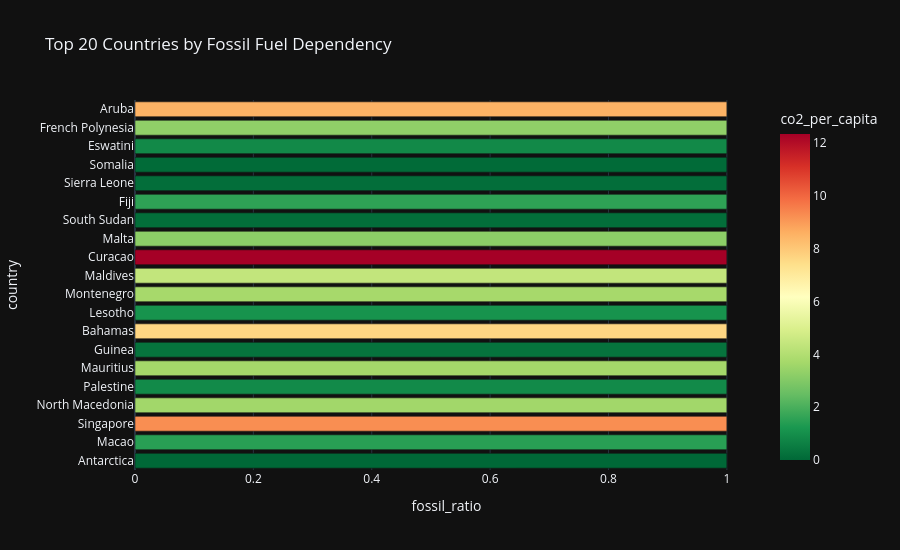

Notebook source saved alongside this figure:
### Code cell
import pandas as pd
import plotly.express as px

# Load data
df = pd.read_csv('C:/Users/krish/Desktop/Project/data/raw/owid-co2-data.csv')

# Clean columns
df.columns = df.columns.str.strip().str.lower()

# Convert required columns
df['year'] = pd.to_numeric(df['year'], errors='coerce')
df['fossil_ratio'] = pd.to_numeric(df['fossil_ratio'], errors='coerce')
df['co2_per_capita'] = pd.to_numeric(df['co2_per_capita'], errors='coerce')

# 🚨 IMPORTANT: Drop NaN before idxmax
df_clean = df.dropna(subset=['country', 'year', 'fossil_ratio'])

# Get latest year per country safely
latest_eng = df_clean.loc[df_clean.groupby('country')['year'].idxmax()]

# Select top 20
top_fossil = (
    latest_eng[['country', 'fossil_ratio', 'co2_per_capita']]
    .dropna()
    .nlargest(20, 'fossil_ratio')
)

# Plot
fig = px.bar(
    top_fossil,
    x='fossil_ratio',
    y='country',
    orientation='h',
    color='co2_per_capita',
    color_continuous_scale='RdYlGn_r',
    title='Top 20 Countries by Fossil Fuel Dependency',
    template='plotly_dark',
    height=550
)

fig.show()

### Figure 1 — Plotly figure (JSON) as saved in the notebook; plotly's stock layout.template omitted (floating-point values rounded to 4 significant figures)
{"data": [{"hovertemplate": "fossil_ratio=%{x}<br>country=%{y}<br>co2_per_capita=%{marker.color}<extra></extra>", "legendgroup": "", "marker": {"color": [0.0, 1.467, 9.245, 3.631, 0.87, 3.677, 0.273, 7.65, 1.1, 3.722, 4.369, 12.34, 3.204, 0.142, 1.556, 0.166, 0.069, 0.841, 3.275, 8.518], "coloraxis": "coloraxis", "pattern": {"shape": ""}}, "name": "", "orientation": "h", "showlegend": false, "textposition": "auto", "type": "bar", "x": [1.0, 1.0, 1.0, 1.0, 1.0, 1.0, 1.0, 1.0, 1.0, 1.0, 1.0, 1.0, 1.0, 1.0, 1.0, 1.0, 1.0, 1.0, 1.0, 1.0], "xaxis": "x", "y": ["Antarctica", "Macao", "Singapore", "North Macedonia", "Palestine", "Mauritius", "Guinea", "Bahamas", "Lesotho", "Montenegro", "Maldives", "Curacao", "Malta", "South Sudan", "Fiji", "Sierra Leone", "Somalia", "Eswatini", "French Polynesia", "Aruba"], "yaxis": "y"}], "layout": {"barmode": "relative", "coloraxis": {"colorbar": {"title": {"text": "co2_per_capita"}}, "colorscale": [[0, "rgb(0,104,55)"], [0.1, "rgb(26,152,80)"], [0.2, "rgb(102,189,99)"], [0.3, "rgb(166,217,106)"], [0.4, "rgb(217,239,139)"], [0.5, "rgb(255,255,191)"], [0.6, "rgb(254,224,139)"], [0.7, "rgb(253,174,97)"], [0.8, "rgb(244,109,67)"], [0.9, "rgb(215,48,39)"], [1, "rgb(165,0,38)"]]}, "height": 550, "legend": {"tracegroupgap": 0}, "title": {"text": "Top 20 Countries by Fossil Fuel Dependency"}, "xaxis": {"anchor": "y", "domain": [0, 1], "title": {"text": "fossil_ratio"}}, "yaxis": {"anchor": "x", "domain": [0, 1], "title": {"text": "country"}}}}
